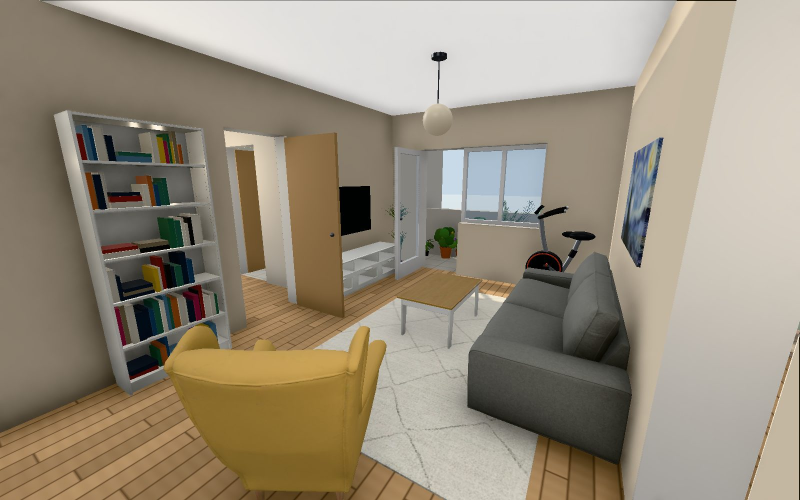
#> input picture 3d/gallery/r1-3.jpg, 1600 x 1000 px, given in place of original.jpg, which was not available (shown at 1/2 size)
$ python zoompairs.py 3d/gallery/r1-3.jpg
#> lines starting #> are read from the running program, lines starting #| are printed output that depends on the picture
import sys
from PIL import Image, ImageDraw
regs = {1:(335,662,410,705),2:(370,568,410,612),3:(362,827,410,905),4:(250,830,285,885),5:(254,1145,300,1180),6:(124,932,153,984),7:(190,715,217,746),8:(150,823,208,857)}
o = Image.open('original.jpg').convert('RGB'); c = Image.open(sys.argv[1] if len(sys.argv) > 1 else 'clean.png').convert('RGB')
#> further down, o is the input picture: PIL image 1600x1000 RGB; mean R, G, B 152.4, 142, 124.5
rows = []
for k, b in regs.items():
    w, h = b[2]-b[0], b[3]-b[1]; s = 6
    im = Image.new('RGB', (2*w*s+20, h*s+16), 'white')
    im.paste(o.crop(b).resize((w*s, h*s), Image.NEAREST), (0, 16)); im.paste(c.crop(b).resize((w*s, h*s), Image.NEAREST), (w*s+20, 16))
    ImageDraw.Draw(im).text((2, 2), f'#{k} {b}', fill='red'); rows.append(im)
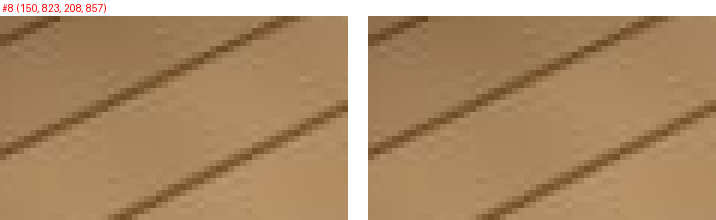
#> im: PIL image 716x220 RGB; mean R, G, B 171.4, 140.7, 104.7
#> after the loop, rows = 8 items
W = max(r.width for r in rows)
#> W = 920
# two columns
cols = [rows[:4], rows[4:]]
colw = [max(r.width for r in col) for col in cols]; colh = [sum(r.height + 8 for r in col) for col in cols]
#> after `colw = [max((r.width for r in col)) for col in cols]`: colw = [920, 716]
#> after `colh = [sum((r.height + 8 for r in col)) for col in cols]`: colh = [1416, 1008]
out = Image.new('RGB', (sum(colw) + 30, max(colh)), (240, 240, 240))
#> out: PIL image 1666x1416 RGB; every value is 240
x = 0
for col, cw in zip(cols, colw):
    y = 0
    for r in col: out.paste(r, (x, y)); y += r.height + 8
    x += cw + 30
#> this loop made 2 passes
#> (cw, x) on passes 1 to 2: (920, 950), (716, 1696)
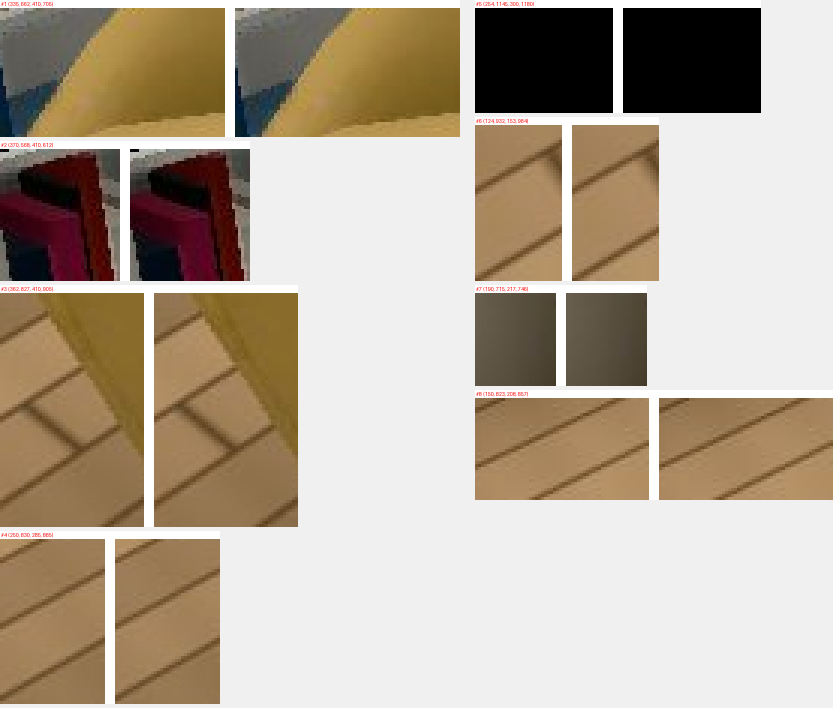
#> out: PIL image 1666x1416 RGB (shown at 1/2 size); mean R, G, B 181.3, 168.1, 151.7
#> after the loop, x = 1696
out.save('zooms.png'); print(out.size)
#| (1666, 1416)

$ run again, on 3d/gallery/r1-4.jpg
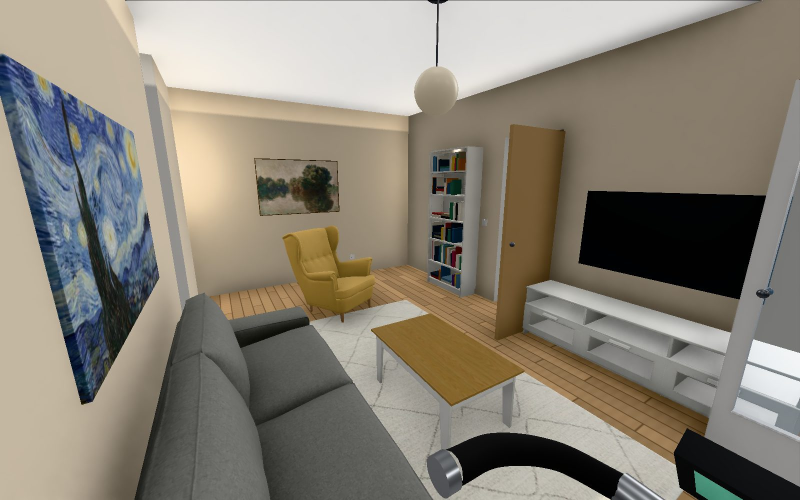
#> input picture 3d/gallery/r1-4.jpg, 1600 x 1000 px, given in place of original.jpg, which was not available (shown at 1/2 size)
#> o is the input picture: PIL image 1600x1000 RGB; mean R, G, B 136.9, 130.5, 118.5
#> after the loop `for k, b in regs.items():`:
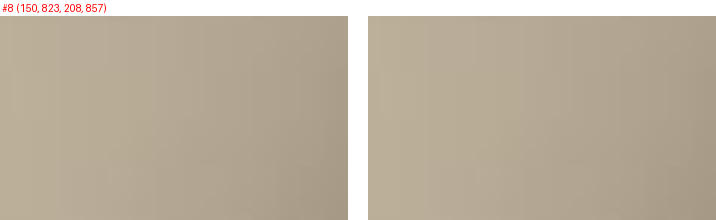
#> im: PIL image 716x220 RGB; mean R, G, B 187.3, 175.4, 157.5
#> after the loop `for k, b in regs.items():`: rows = 8 items
#> W = 920
#> colw = [920, 716]
#> colh = [1416, 1008]
#> the loop `for col, cw in zip(cols, colw):` made 2 passes
#> (cw, x) on passes 1 to 2: (920, 950), (716, 1696)
#> after the loop `for col, cw in zip(cols, colw):`:
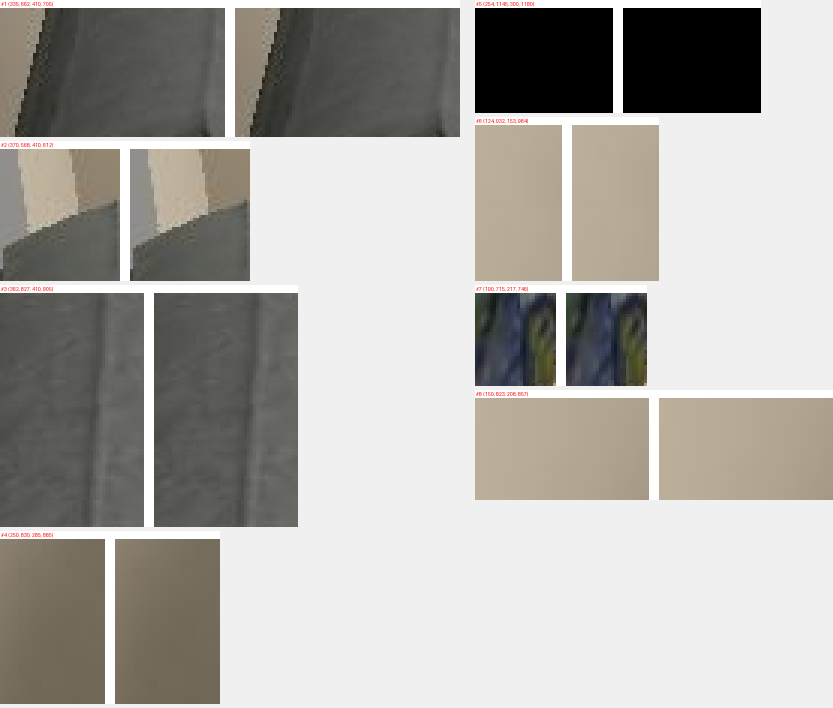
#> out: PIL image 1666x1416 RGB (shown at 1/2 size); mean R, G, B 173, 170.8, 165.9
#> after the loop `for col, cw in zip(cols, colw):`: x = 1696
#| (1666, 1416)

$ run again, on 3d/gallery/r11-1.jpg
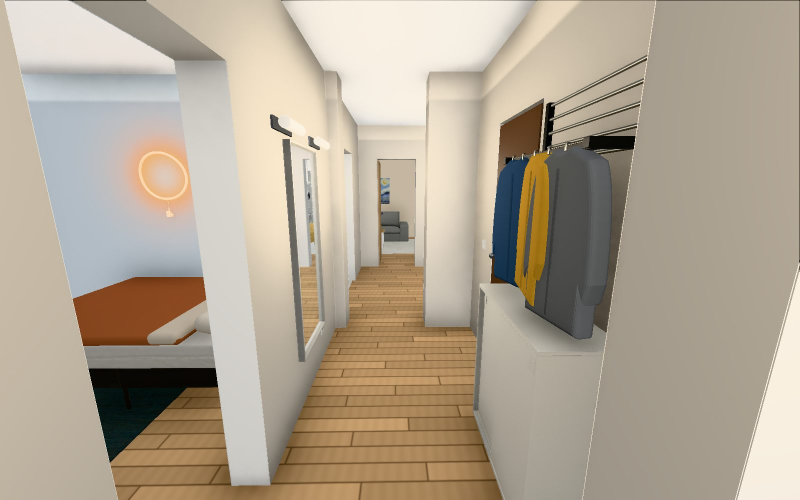
#> input picture 3d/gallery/r11-1.jpg, 1600 x 1000 px, given in place of original.jpg, which was not available (shown at 1/2 size)
#> o is the input picture: PIL image 1600x1000 RGB; mean R, G, B 177.4, 165.1, 147.3
#> after the loop `for k, b in regs.items():`:
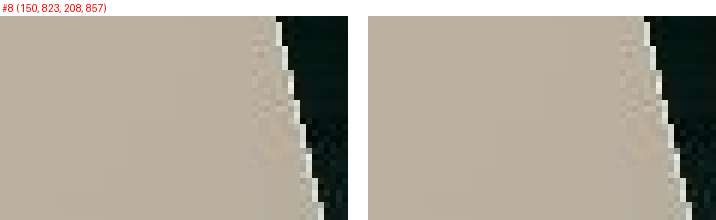
#> im: PIL image 716x220 RGB; mean R, G, B 172.6, 165, 152.1
#> after the loop `for k, b in regs.items():`: rows = 8 items
#> W = 920
#> colw = [920, 716]
#> colh = [1416, 1008]
#> the loop `for col, cw in zip(cols, colw):` made 2 passes
#> (cw, x) on passes 1 to 2: (920, 950), (716, 1696)
#> after the loop `for col, cw in zip(cols, colw):`:
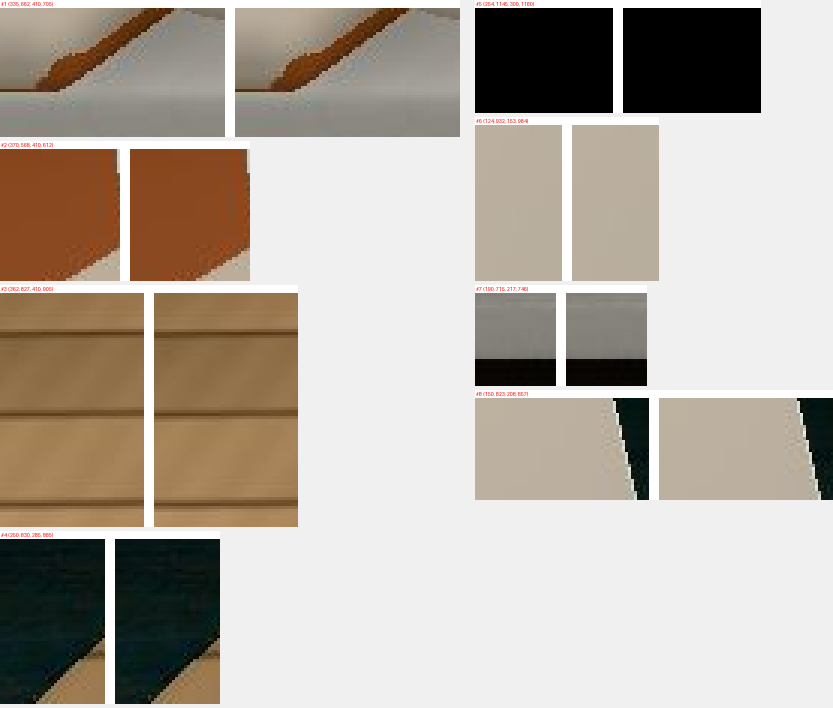
#> out: PIL image 1666x1416 RGB (shown at 1/2 size); mean R, G, B 180.6, 171.8, 161.7
#> after the loop `for col, cw in zip(cols, colw):`: x = 1696
#| (1666, 1416)
